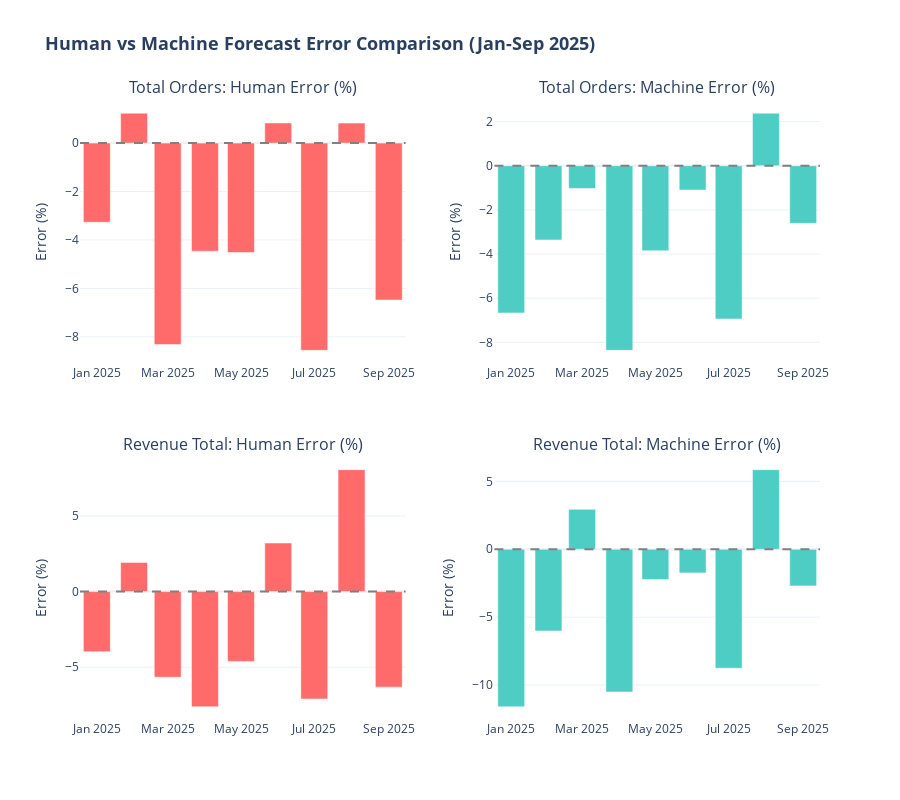

This figure's notebook cell:
### Code cell
# Visualization 3: THE CRUCIAL ONE - Error Comparison Side-by-Side
fig3 = make_subplots(
    rows=2, cols=2,
    subplot_titles=[
        'Total Orders: Human Error (%)',
        'Total Orders: Machine Error (%)',
        'Revenue Total: Human Error (%)',
        'Revenue Total: Machine Error (%)'
    ],
    vertical_spacing=0.15,
    horizontal_spacing=0.12
)

# Orders - Human Error
fig3.add_trace(go.Bar(
    x=orders_results.index,
    y=orders_results['human_error_%'],
    marker_color='#FF6B6B',
    name='Human Error',
    showlegend=False
), row=1, col=1)

# Orders - Machine Error
fig3.add_trace(go.Bar(
    x=orders_results.index,
    y=orders_results['machine_error_%'],
    marker_color='#4ECDC4',
    name='Machine Error',
    showlegend=False
), row=1, col=2)

# Revenue - Human Error
fig3.add_trace(go.Bar(
    x=revenue_results.index,
    y=revenue_results['human_error_%'],
    marker_color='#FF6B6B',
    name='Human Error',
    showlegend=False
), row=2, col=1)

# Revenue - Machine Error
fig3.add_trace(go.Bar(
    x=revenue_results.index,
    y=revenue_results['machine_error_%'],
    marker_color='#4ECDC4',
    name='Machine Error',
    showlegend=False
), row=2, col=2)

# Add zero line to all subplots
for row in [1, 2]:
    for col in [1, 2]:
        fig3.add_hline(y=0, line_dash='dash', line_color='gray', row=row, col=col)

fig3.update_layout(
    title_text='<b>Human vs Machine Forecast Error Comparison (Jan-Sep 2025)</b>',
    title_font_size=18,
    height=800,
    template='plotly_white'
)

# Update y-axes labels
fig3.update_yaxes(title_text='Error (%)', row=1, col=1)
fig3.update_yaxes(title_text='Error (%)', row=1, col=2)
fig3.update_yaxes(title_text='Error (%)', row=2, col=1)
fig3.update_yaxes(title_text='Error (%)', row=2, col=2)

fig3.show()

# Save
fig3.write_html('../results/forecast_validation_error_comparison.html')
print('✓ Saved: results/forecast_validation_error_comparison.html')
print('\n🎯 THIS IS THE MOST CRUCIAL VISUALIZATION OF THE WHOLE PROJECT!')

### Figure 1 — Plotly figure (JSON) as saved in the notebook; plotly's stock layout.template omitted (floating-point values rounded to 4 significant figures)
{"data": [{"marker": {"color": "#FF6B6B"}, "name": "Human Error", "showlegend": false, "type": "bar", "x": ["2025-01-01T00:00:00", "2025-02-01T00:00:00", "2025-03-01T00:00:00", "2025-04-01T00:00:00", "2025-05-01T00:00:00", "2025-06-01T00:00:00", "2025-07-01T00:00:00", "2025-08-01T00:00:00", "2025-09-01T00:00:00"], "xaxis": "x", "y": [-3.266, 1.237, -8.316, -4.462, -4.518, 0.8315, -8.557, 0.8263, -6.483], "yaxis": "y"}, {"marker": {"color": "#4ECDC4"}, "name": "Machine Error", "showlegend": false, "type": "bar", "x": ["2025-01-01T00:00:00", "2025-02-01T00:00:00", "2025-03-01T00:00:00", "2025-04-01T00:00:00", "2025-05-01T00:00:00", "2025-06-01T00:00:00", "2025-07-01T00:00:00", "2025-08-01T00:00:00", "2025-09-01T00:00:00"], "xaxis": "x2", "y": [-6.669, -3.363, -1.031, -8.363, -3.852, -1.1, -6.944, 2.383, -2.61], "yaxis": "y2"}, {"marker": {"color": "#FF6B6B"}, "name": "Human Error", "showlegend": false, "type": "bar", "x": ["2025-01-01T00:00:00", "2025-02-01T00:00:00", "2025-03-01T00:00:00", "2025-04-01T00:00:00", "2025-05-01T00:00:00", "2025-06-01T00:00:00", "2025-07-01T00:00:00", "2025-08-01T00:00:00", "2025-09-01T00:00:00"], "xaxis": "x3", "y": [-3.975, 1.931, -5.661, -7.62, -4.616, 3.213, -7.1, 8.061, -6.319], "yaxis": "y3"}, {"marker": {"color": "#4ECDC4"}, "name": "Machine Error", "showlegend": false, "type": "bar", "x": ["2025-01-01T00:00:00", "2025-02-01T00:00:00", "2025-03-01T00:00:00", "2025-04-01T00:00:00", "2025-05-01T00:00:00", "2025-06-01T00:00:00", "2025-07-01T00:00:00", "2025-08-01T00:00:00", "2025-09-01T00:00:00"], "xaxis": "x4", "y": [-11.6, -6.019, 2.942, -10.51, -2.231, -1.741, -8.759, 5.861, -2.697], "yaxis": "y4"}], "layout": {"annotations": [{"font": {"size": 16}, "showarrow": false, "text": "Total Orders: Human Error (%)", "x": 0.22, "xanchor": "center", "xref": "paper", "y": 1.0, "yanchor": "bottom", "yref": "paper"}, {"font": {"size": 16}, "showarrow": false, "text": "Total Orders: Machine Error (%)", "x": 0.78, "xanchor": "center", "xref": "paper", "y": 1.0, "yanchor": "bottom", "yref": "paper"}, {"font": {"size": 16}, "showarrow": false, "text": "Revenue Total: Human Error (%)", "x": 0.22, "xanchor": "center", "xref": "paper", "y": 0.425, "yanchor": "bottom", "yref": "paper"}, {"font": {"size": 16}, "showarrow": false, "text": "Revenue Total: Machine Error (%)", "x": 0.78, "xanchor": "center", "xref": "paper", "y": 0.425, "yanchor": "bottom", "yref": "paper"}], "height": 800, "shapes": [{"line": {"color": "gray", "dash": "dash"}, "type": "line", "x0": 0, "x1": 1, "xref": "x domain", "y0": 0, "y1": 0, "yref": "y"}, {"line": {"color": "gray", "dash": "dash"}, "type": "line", "x0": 0, "x1": 1, "xref": "x2 domain", "y0": 0, "y1": 0, "yref": "y2"}, {"line": {"color": "gray", "dash": "dash"}, "type": "line", "x0": 0, "x1": 1, "xref": "x3 domain", "y0": 0, "y1": 0, "yref": "y3"}, {"line": {"color": "gray", "dash": "dash"}, "type": "line", "x0": 0, "x1": 1, "xref": "x4 domain", "y0": 0, "y1": 0, "yref": "y4"}], "title": {"font": {"size": 18}, "text": "<b>Human vs Machine Forecast Error Comparison (Jan-Sep 2025)</b>"}, "xaxis": {"anchor": "y", "domain": [0.0, 0.44]}, "xaxis2": {"anchor": "y2", "domain": [0.56, 1.0]}, "xaxis3": {"anchor": "y3", "domain": [0.0, 0.44]}, "xaxis4": {"anchor": "y4", "domain": [0.56, 1.0]}, "yaxis": {"anchor": "x", "domain": [0.575, 1.0], "title": {"text": "Error (%)"}}, "yaxis2": {"anchor": "x2", "domain": [0.575, 1.0], "title": {"text": "Error (%)"}}, "yaxis3": {"anchor": "x3", "domain": [0.0, 0.425], "title": {"text": "Error (%)"}}, "yaxis4": {"anchor": "x4", "domain": [0.0, 0.425], "title": {"text": "Error (%)"}}}}
